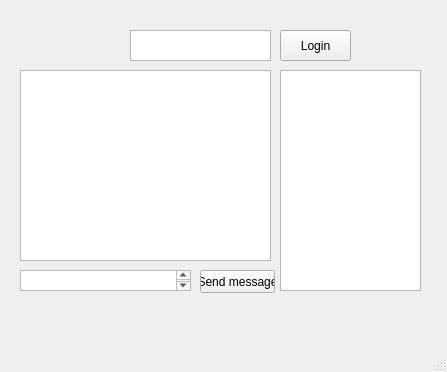
<?xml version="1.0" encoding="UTF-8"?>
<ui version="4.0">
 <class>MainWindow</class>
 <widget class="QMainWindow" name="MainWindow">
  <property name="geometry">
   <rect>
    <x>0</x>
    <y>0</y>
    <width>447</width>
    <height>372</height>
   </rect>
  </property>
  <property name="windowTitle">
   <string>MainWindow</string>
  </property>
  <widget class="QWidget" name="centralwidget">
   <widget class="QPushButton" name="pushButton">
    <property name="geometry">
     <rect>
      <x>200</x>
      <y>270</y>
      <width>75</width>
      <height>23</height>
     </rect>
    </property>
    <property name="text">
     <string>Send message</string>
    </property>
   </widget>
   <widget class="QListView" name="listView_2">
    <property name="geometry">
     <rect>
      <x>280</x>
      <y>70</y>
      <width>141</width>
      <height>221</height>
     </rect>
    </property>
   </widget>
   <widget class="QTextEdit" name="textEdit">
    <property name="geometry">
     <rect>
      <x>20</x>
      <y>70</y>
      <width>251</width>
      <height>191</height>
     </rect>
    </property>
   </widget>
   <widget class="QTextEdit" name="textEdit_2">
    <property name="geometry">
     <rect>
      <x>20</x>
      <y>270</y>
      <width>171</width>
      <height>21</height>
     </rect>
    </property>
   </widget>
   <widget class="QTextEdit" name="textEditLogin">
    <property name="geometry">
     <rect>
      <x>130</x>
      <y>30</y>
      <width>141</width>
      <height>31</height>
     </rect>
    </property>
   </widget>
   <widget class="QPushButton" name="pushButLogin">
    <property name="geometry">
     <rect>
      <x>280</x>
      <y>30</y>
      <width>71</width>
      <height>31</height>
     </rect>
    </property>
    <property name="text">
     <string>Login</string>
    </property>
   </widget>
  </widget>
  <widget class="QMenuBar" name="menubar">
   <property name="geometry">
    <rect>
     <x>0</x>
     <y>0</y>
     <width>447</width>
     <height>21</height>
    </rect>
   </property>
  </widget>
  <widget class="QStatusBar" name="statusbar"/>
 </widget>
 <resources/>
 <connections/>
</ui>
